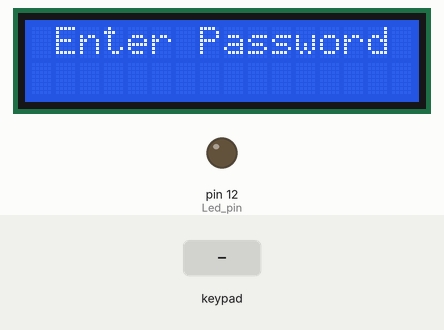
Simulated run of this sketch. Board: Arduino Uno, built with avr-gcc and run on an emulated ATmega328P. Parts: 16×2 character LCD, output pins drawn as LEDs (lit = HIGH). The test bench sets the inputs (shaded band). EEPROM starts erased.

Above: at 3.3 s.
3.4 s: keypad keys 5 4 3 2 pressed 0.4 s apart
At 6.2 s:
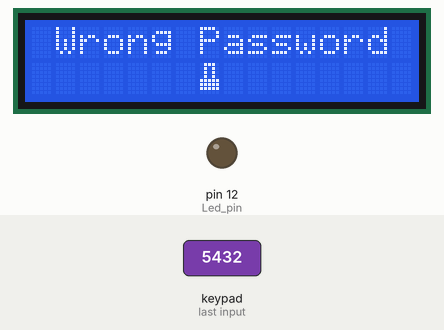
8.0 s: key 'A' pressed
At 10.0 s:
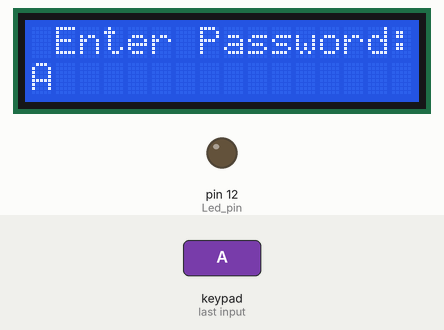
10.3 s: key 'B' pressed
At 10.7 s:
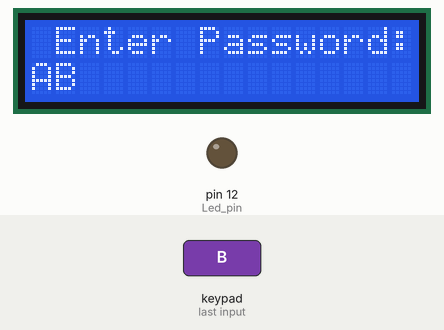
11.8 s: key 'C' pressed
At 13.0 s:
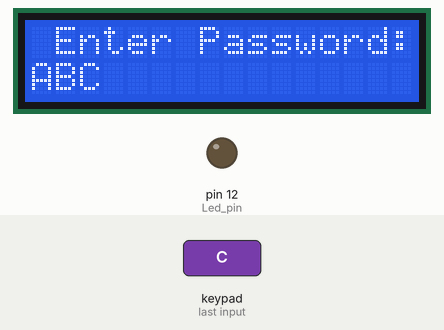
13.3 s: keypad keys 5 4 3 2 * pressed 0.4 s apart
At 16.2 s:
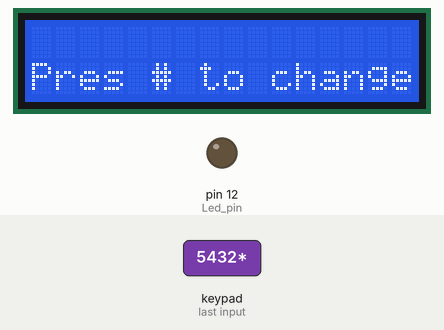
18.3 s: key '#' pressed
At 23.1 s:
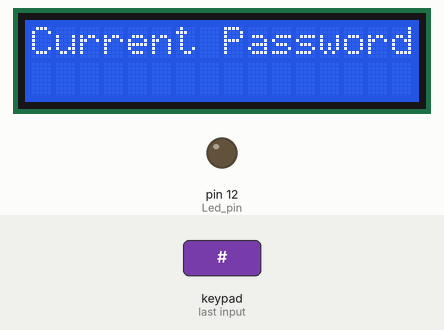
Timing chart, 0 to 23.8 s (numbered marks = the images above; inputs shaded):
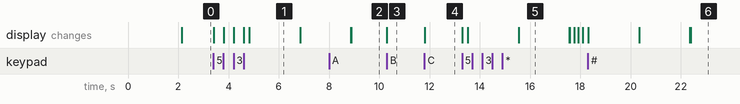

Measured:
- after the input at 3.4 s, the display: first changes at once (image 1 shows a later state)
- after the input at 8.0 s, the display: first differs from a run without the input after 0.89 s (image 2)
- after the input at 10.3 s, the display: changes at once (image 3)
- after the input at 11.8 s, the display: changes at once (image 4)
- after the input at 13.3 s, the display: first changes at once (image 5 shows a later state)
- after the input at 18.3 s, the display: first differs from a run without the input after 4.1 s (image 6)
- what the display in image 1 shows lasts 2.0 s, from 4.8 s to 6.8 s

The sketch:

Keypad_Lock_Code.ino
```cpp
/*feel free to contact
 * sreeramaj53@gmail.com
 * www.youtube.com/ZenoModiff
 * last updated - time 09:46 PM - date 19 may 2021
 * Github Link :-- https://github.com/Zenomodiff/Password-Proted-Lock-Using-Arduino-Keypad
 */

#include <Wire.h>
#include <Keypad.h>
#include <LiquidCrystal_I2C.h>
#include<EEPROM.h>
LiquidCrystal_I2C liquid_crystal_display(0x3F, 2, 1, 0, 4, 5, 6, 7, 3, POSITIVE);

char password[4];
char initial_password[4],new_password[4];
int i=0;
int Led_pin = 12;
char key_pressed=0;
const byte rows = 4;
const byte columns = 4;

char hexaKeys[rows][columns] = {

{'1','2','3','A'},

{'4','5','6','B'},

{'7','8','9','C'},

{'*','0','#','D'}

};

byte row_pins[rows] = {5,4,3,2};
byte column_pins[columns] = {6,7,8,9};
Keypad keypad_key = Keypad( makeKeymap(hexaKeys), row_pins, column_pins, rows, columns);

byte locked[8] = {
  B01110,
  B01010,
  B01010,
  B01010,
  B11111,
  B11111,
  B11111,
  B00000,
};
byte unlocked[8] = {
  B01110,
  B01010,
  B00010,
  B00010,
  B11111,
  B11111,
  B11111,
  B00000,
};

byte key[8] = {
  B11111,
  B10001,
  B10001,
  B11111,
  B00100,
  B01100,
  B00100,
  B01100
};

void setup()

{

  pinMode(Led_pin, OUTPUT);

  liquid_crystal_display.begin(16,2);
  liquid_crystal_display.createChar(0, locked);
  liquid_crystal_display.createChar(1, unlocked);
  liquid_crystal_display.createChar(2, key);
  liquid_crystal_display.setCursor(1,0);
  liquid_crystal_display.print("  ZenoModiff");
  liquid_crystal_display.setCursor(0,1);
  liquid_crystal_display.write(byte(2));
  liquid_crystal_display.print(" Arduino Lock ");
  liquid_crystal_display.write(byte(2));
  delay(2000);
  liquid_crystal_display.clear();
  liquid_crystal_display.print(" Enter Password");
  liquid_crystal_display.setCursor(0,1);
  initialpassword();

}
void loop()
{
digitalWrite(Led_pin, LOW);
key_pressed = keypad_key.getKey();
if(key_pressed=='#')
change();
if (key_pressed)
{
password[i++]=key_pressed;
liquid_crystal_display.print(key_pressed);
}
if(i==4)
{
delay(200);
for(int j=0;j<4;j++)
initial_password[j]=EEPROM.read(j);
if(!(strncmp(password, initial_password,4)))
{
liquid_crystal_display.clear();
liquid_crystal_display.print(" Pass Accepted");
liquid_crystal_display.setCursor(7,1);
liquid_crystal_display.write(byte(1));

digitalWrite(Led_pin, HIGH);
delay(2000);

liquid_crystal_display.clear();
liquid_crystal_display.setCursor(0,1);
liquid_crystal_display.print("Pres # to change");
delay(2000);
liquid_crystal_display.clear();
liquid_crystal_display.print(" Enter Password:");
 liquid_crystal_display.setCursor(0,1);

i=0;
}
else
{

digitalWrite(Led_pin, LOW);

liquid_crystal_display.clear();
liquid_crystal_display.print(" Wrong Password");
liquid_crystal_display.setCursor(7,1);
liquid_crystal_display.write(byte(0));
delay(2000);
liquid_crystal_display.clear();
liquid_crystal_display.setCursor(0,1);
liquid_crystal_display.print("Pres # to change");
delay(2000);
liquid_crystal_display.clear();
liquid_crystal_display.print(" Enter Password:");
liquid_crystal_display.setCursor(0,1);

i=0;

}
}
}

void change()

{

int j=0;

liquid_crystal_display.clear();
liquid_crystal_display.print("Current Password");
liquid_crystal_display.setCursor(0,1);

while(j<4)
{
char key=keypad_key.getKey();
if(key)
{
new_password[j++]=key;
liquid_crystal_display.print(key);
}
key=0;
}
delay(500);
if((strncmp(new_password, initial_password, 4)))
{
liquid_crystal_display.clear();
liquid_crystal_display.print("Wrong Password");
liquid_crystal_display.setCursor(0,1);
liquid_crystal_display.print("Try Again");
delay(1000);
}
else
{
j=0;
liquid_crystal_display.clear();
liquid_crystal_display.print("New Password:");
liquid_crystal_display.setCursor(0,1);
while(j<4)
{
char key=keypad_key.getKey();
if(key)
{
initial_password[j]=key;
liquid_crystal_display.print(key);

EEPROM.write(j,key);
j++;
}
}
liquid_crystal_display.print("Pass Changed");
 delay(1000);
}
liquid_crystal_display.clear();
liquid_crystal_display.print("Enter Password");
liquid_crystal_display.setCursor(0,1);
key_pressed=0;
}
void initialpassword(){

for(int j=0;j<4;j++)
 EEPROM.write(j, j+49);
for(int j=0;j<4;j++)
initial_password[j]=EEPROM.read(j);
}
```
